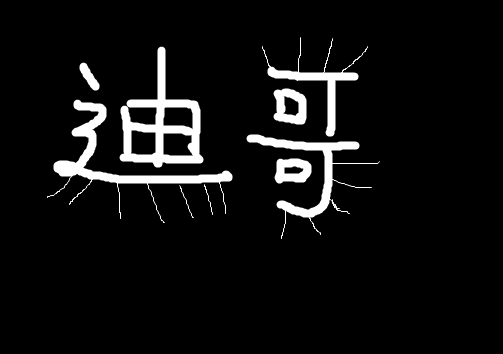
#> input picture img/dige.png, 503 x 354 px
$ python '图像形态学处理.py'
#> lines starting #> are read from the running program, lines starting #| are printed output that depends on the picture; after the words box and inside, x2 and y2 are one past the last pixel; in counts of white or black regions, pixels touching at a corner belong together
import cv2
import numpy as np


def read_img():
    img = cv2.imread("img/dige.png", cv2.IMREAD_GRAYSCALE)
#> img is the input picture: shape (354, 503); min 0, max 255, mean 15.9

    # 腐蚀操作  腐蚀是对白色进行腐蚀
    kernel = np.ones((3, 3), np.uint8)
    erode_img = cv2.erode(img, kernel, iterations=1)
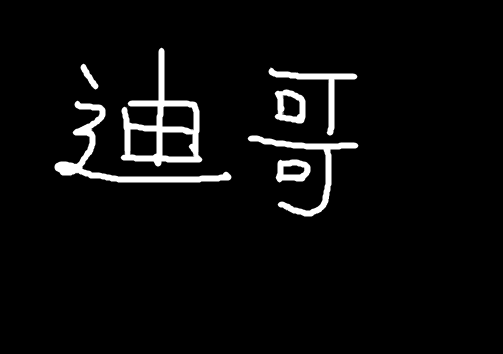
#> erode_img: shape (354, 503); min 0, max 255, mean 11.1

    # 膨胀操作  相对于黑色
    kernel1 = np.ones((3, 3), np.uint8)
    dilate_img = cv2.dilate(erode_img, kernel1, iterations=3)
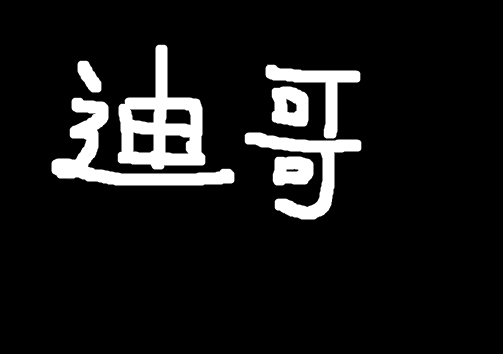
#> dilate_img: shape (354, 503); min 0, max 255, mean 23.1

    # 开运算：先腐蚀，再膨胀。 它只不过是把腐蚀膨胀结合起来了
    kernel2 = np.ones((3, 3), np.uint8)
    open_img = cv2.morphologyEx(img, cv2.MORPH_OPEN, kernel2)

    # 闭运算：先膨胀，再腐蚀
    kernel3 = np.ones((3, 3), np.uint8)
    close_img = cv2.morphologyEx(img, cv2.MORPH_CLOSE, kernel3)

    # 梯度运算：图像当中的减操作，梯度=膨胀-腐蚀
    img1 = cv2.imread("img/pie.png")
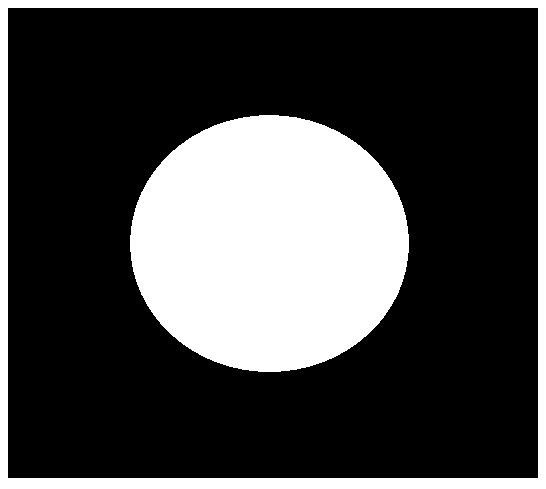
#> input picture img/pie.png, 546 x 489 px
#> img1 is the input picture: shape (489, 546, 3); 27.8% white; 2 white regions, box (x1, y1, x2, y2) and area: (130, 115, 409, 372) 56244, (0, 0, 546, 489) 17894
    kernel4 = np.ones((3, 3), np.uint8)
    cv2.erode(img1, kernel4, iterations=1)
    cv2.dilate(img1, kernel4, iterations=1)
    gradient_img = cv2.morphologyEx(img1, cv2.MORPH_GRADIENT, kernel4)
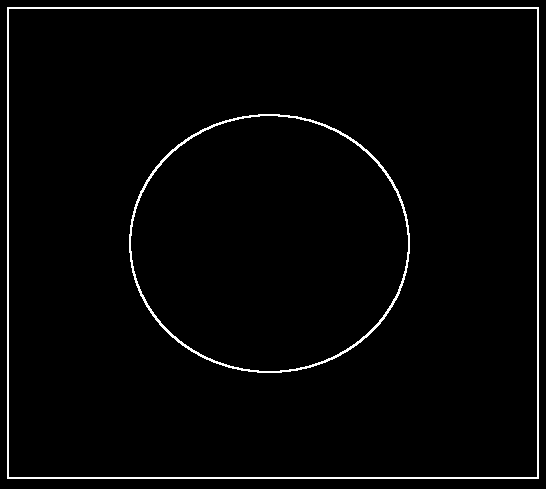
#> gradient_img: shape (489, 546, 3); 2.3% white in thin lines or dots

    # 礼帽和黑帽
    # 礼帽：原始输入-开运算
    # 黑帽：闭运算-原始输入


    cv2.imshow("open", open_img)
    cv2.imshow("gradient", gradient_img)
    cv2.imshow("close", close_img)
    cv2.imshow("erode", erode_img)
    cv2.imshow("dilate", dilate_img)
    cv2.waitKey(0)
    cv2.destroyAllWindows()


if __name__ == '__main__':
    read_img()
